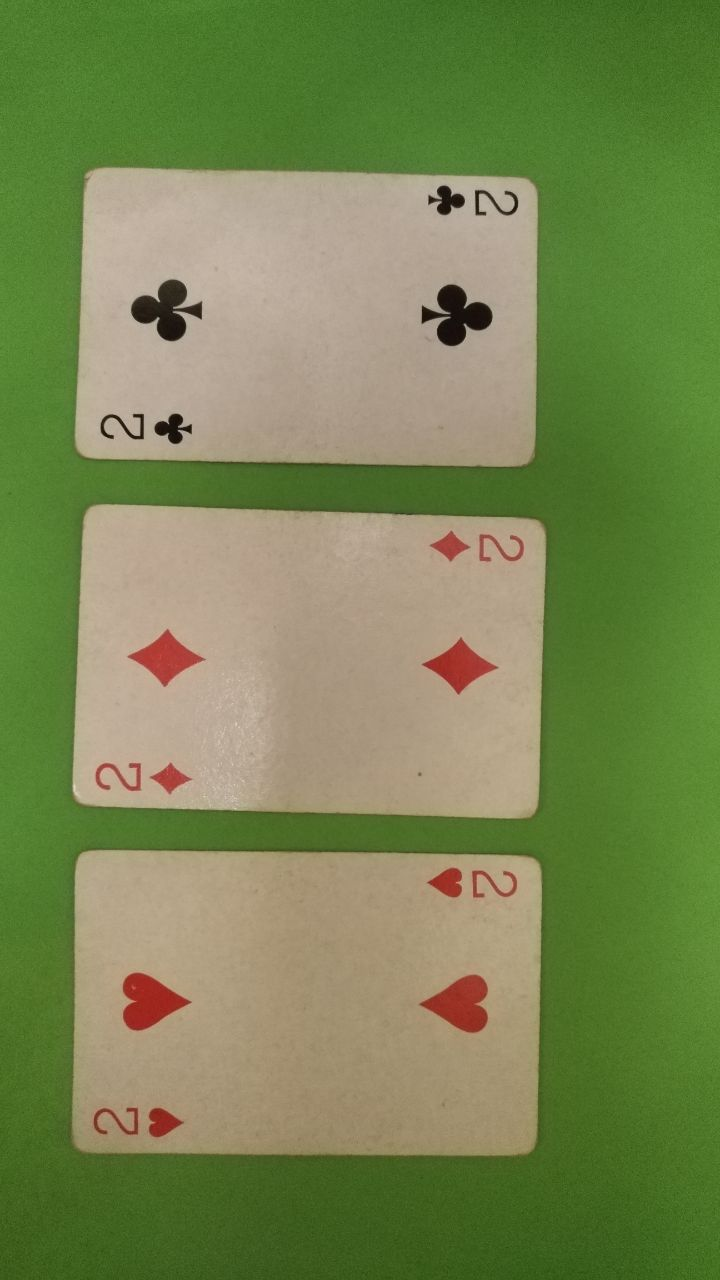
%> input picture img/img (10).jpg, 720 x 1280 px
$ octave detector_gray.m   (GNU Octave 9; MATLAB toolbox functions it lacks are replaced by stand-ins)
%> lines starting %> are read from the running program, lines starting %| are printed output that depends on the picture; in (x1, y1, x2, y2) boxes, pixels count from 0 and x2, y2 are one past the last pixel; in counts of white or black regions, pixels touching at a corner belong together; the program's own positions count from 1
%% PASOS
% [x] capturar la imagen
% [x] convertir a escala de grises
% [x] binarizar
% [x] detectar objetos para los numeros
% [ ] rotar para hallar los simbolos

close all, clear all, clc

% leer la imagen
img_name = 'img/img (10).jpg';
I = imread(img_name,'jpg');
%> I is the input picture: size 1280x720x3 uint8; mean R, G, B 120.2, 133.8, 81.5
I =rgb2gray(I);
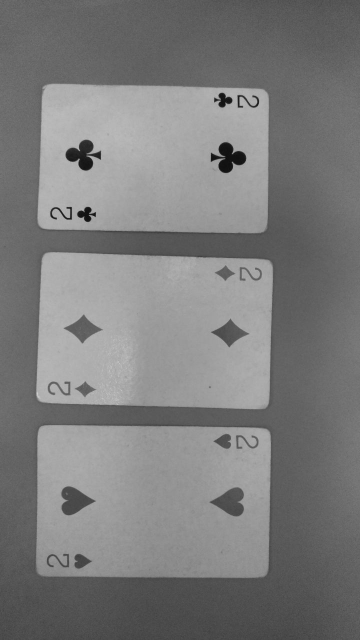
%> I: size 1280x720 uint8 (shown at 1/2 size); min 7, max 216, mean 123.8
% I=imresize(I, 0.5);
[M,N,P] = size(I);

% mostrar la imagen
% figure(1)
% imshow(uint8(I));
% impixelinfo;

% umbralizar la imagen
I_sinfondo = zeros(M,N);
mask_1 = find(I >= 130); % detectar verdes
%> mask_1 = 392221 values from 92939 to 698164
I_sinfondo(mask_1) = 255;
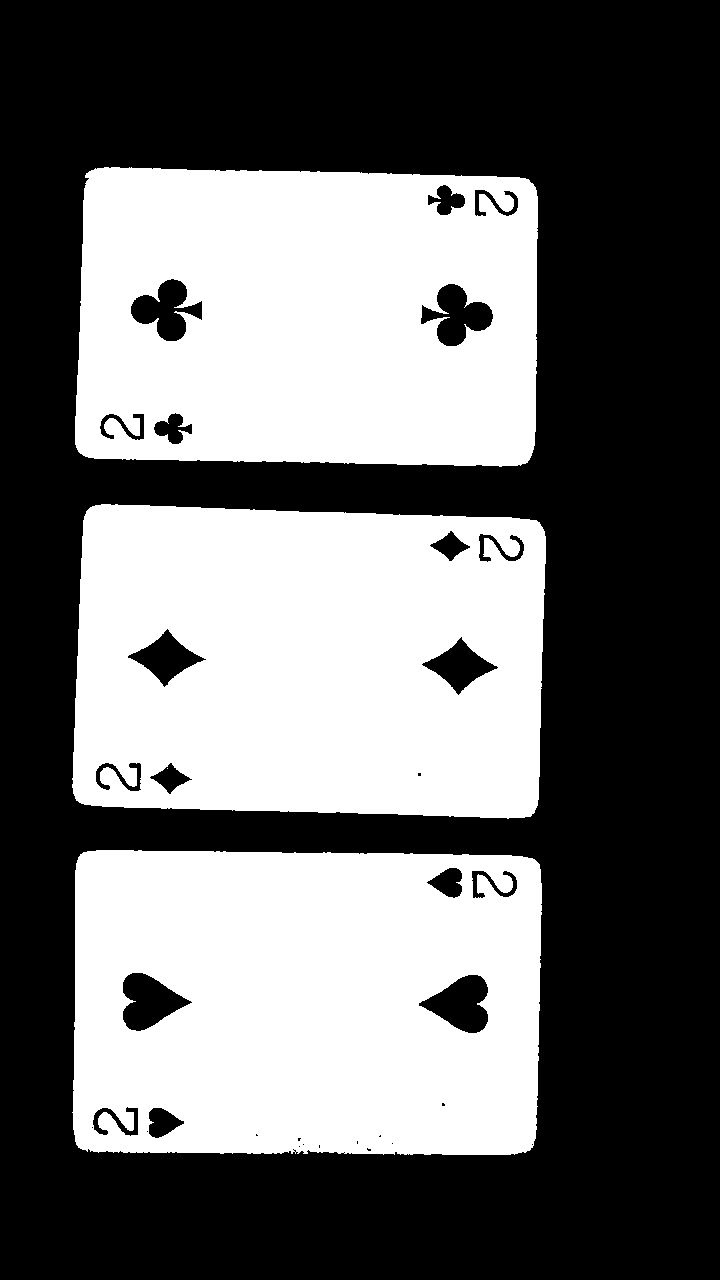
%> I_sinfondo: size 1280x720 double; 42.6% white; 4 white regions (1 under 20 px), largest, box (x1, y1, x2, y2) and area: (72, 504, 546, 819) 134020, (72, 850, 542, 1155) 132463, (75, 167, 538, 467) 125737
% I_sinfondo = ~I_sinfondo*255;
figure(2)
imshow(uint8(I_sinfondo));
impixelinfo;


% detectar objetos
len_card = M*N*0.10; % una carta ocupa aprox el 10% de la imagen
num_cards = 0;
[etiquetas, num_objetos] = bwlabel(I_sinfondo, 8);
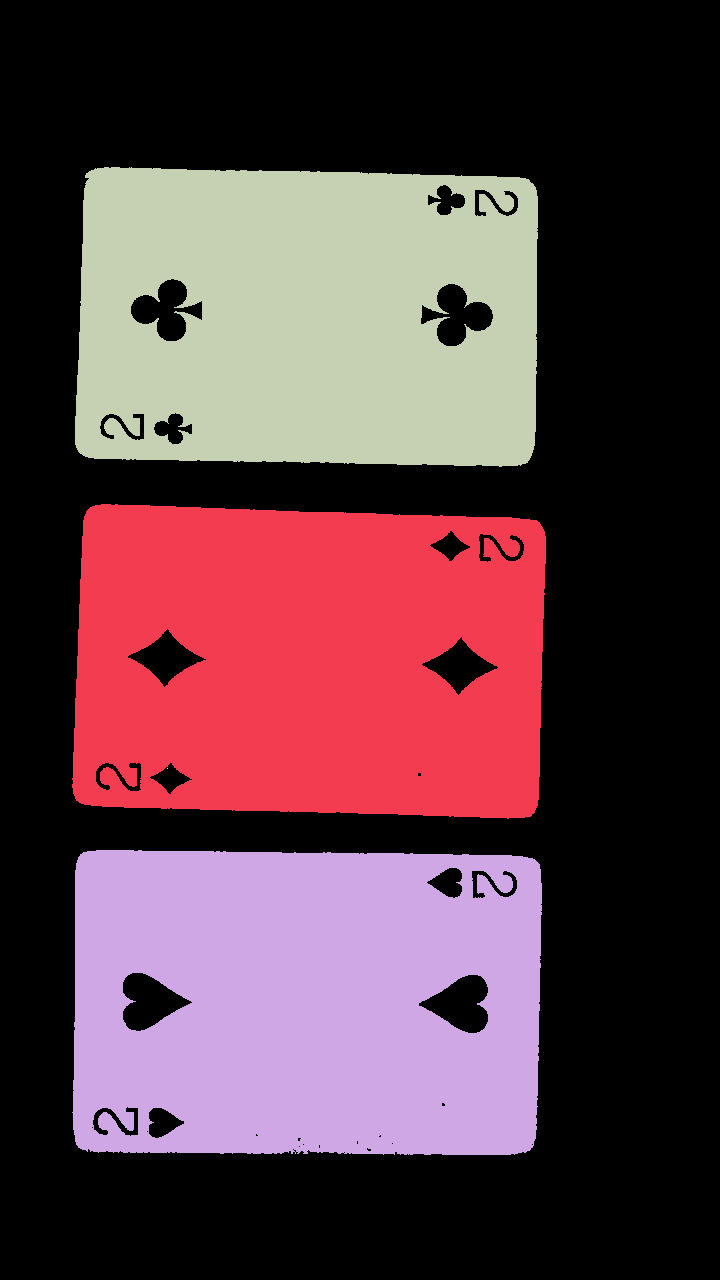
%> etiquetas: size 1280x720 double; 5 distinct labels, from 0 to 4; one colour per label, 0 black
%> num_objetos = 4
fig_index = 3;
for i = 1:num_objetos
    carta_actual = find(etiquetas == i);
    [r,c] = find(etiquetas == i);
    len_carta_actual = length(carta_actual);

    % si el objeto tiene el tamaño de una carta
    if(len_carta_actual >= len_card)
        disp(len_carta_actual);
        num_cards = num_cards + 1;

        carta_actual = I_sinfondo(min(r)-10:max(r)+10,min(c)-10:max(c)+10);
        carta_actual = ~carta_actual*255;
        [label_symbol num_symbol] = bwlabel(carta_actual, 8);

        figure(fig_index);
        imshow(uint8(carta_actual));
        impixelinfo;
        fig_index = fig_index+1;
        propied=regionprops(label_symbol,'BoundingBox');
        hold on
        for n=1:size(propied,1)
         rectangle('Position',propied(n).BoundingBox,'EdgeColor','b','LineWidth',2)
        end
        hold off

        % contar los symbolos
        numero_carta = 0;
        for j = 1:num_symbol
            symbol_actual = find(label_symbol == j);
            len_symbol = length(symbol_actual);

            if(len_symbol > 1000 && len_symbol < 5000)
                numero_carta = numero_carta + 1;
            end
        end

        disp("El número de la carta es:");
        disp(numero_carta);
    end
end
%> this loop made 4 passes
%> (len_carta_actual, num_symbol) on passes 1 to 3: (134020, 8), (132463, 20), (125737, 7)
%> (printed output is left out)
%> pass 1, `carta_actual = I_sinfondo(min(r)-10:max(r)+10,min(c)-10:max(c)+10);`:
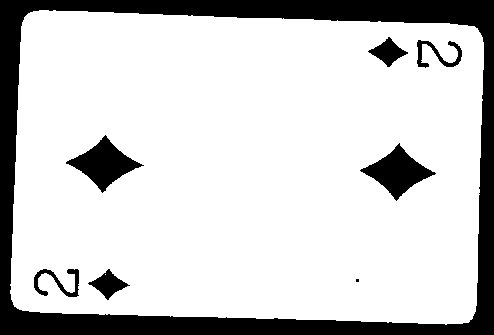
%> carta_actual: size 335x494 double; 81% white; 8 black regions (1 under 20 px), largest, box (x1, y1, x2, y2) and area: (0, 0, 494, 335) 25842, (66, 135, 144, 193) 1845, (360, 143, 436, 201) 1823
%> pass 1, `[label_symbol num_symbol] = bwlabel(carta_actual, 8);`:
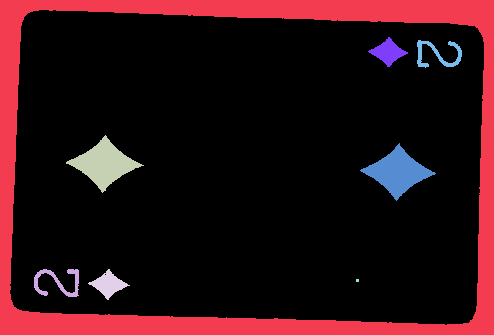
%> label_symbol: size 335x494 double; 9 distinct labels, from 0 to 8; one colour per label, 0 black
%> pass 1, `impixelinfo;`:
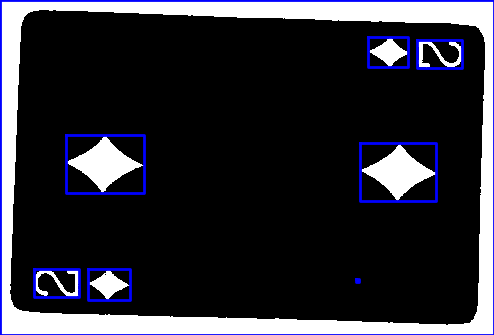
%> figure redrawn from the program's plot data
%> after the loop:
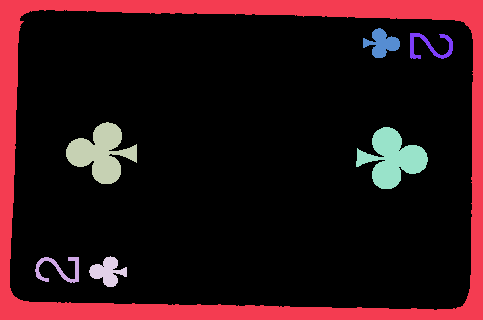
%> label_symbol: size 320x483 double; 8 distinct labels, from 0 to 7; one colour per label, 0 black
%> after the loop, len_symbol = 410; numero_carta = 2; propied = 7 regions; box (x1, y1, x2, y2): (0, 0, 483, 320), (35, 257, 79, 283), (66, 122, 137, 184), (89, 256, 127, 287), (356, 127, 428, 189), (363, 28, 400, 58), (410, 33, 453, 59); symbol_actual = 410 values from 131234 to 144691

$ run again, with img/img (2).jpg copied over img/img (10).jpg
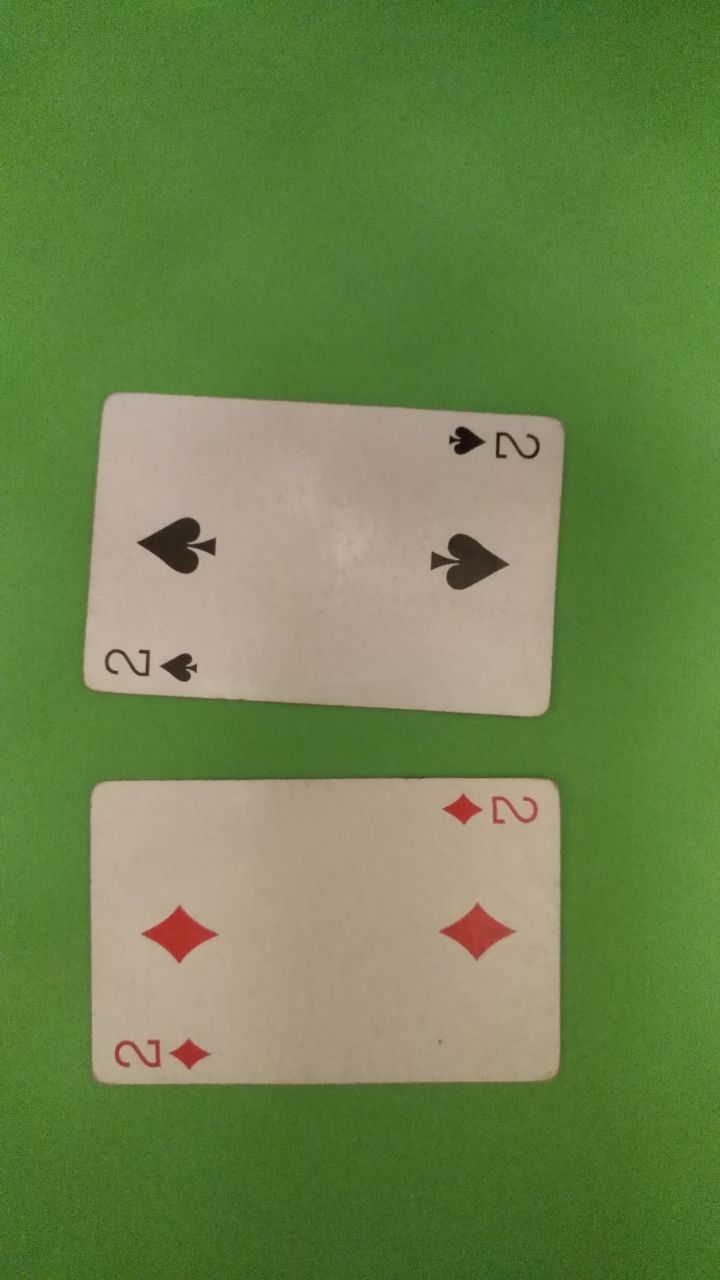
%> input picture img/img (2).jpg, 720 x 1280 px
%> I is the input picture: size 1280x720x3 uint8; mean R, G, B 108.1, 131.8, 76.1
%> I: size 1280x720 uint8
%> mask_1 = 268745 values from 169 to 921196
%> I_sinfondo: size 1280x720 double; 29.2% white; 50 white regions (48 under 20 px), largest, box (x1, y1, x2, y2) and area: (90, 778, 561, 1084) 136191, (83, 392, 564, 716) 132494
%> `[etiquetas, num_objetos] = bwlabel(I_sinfondo, 8);`:
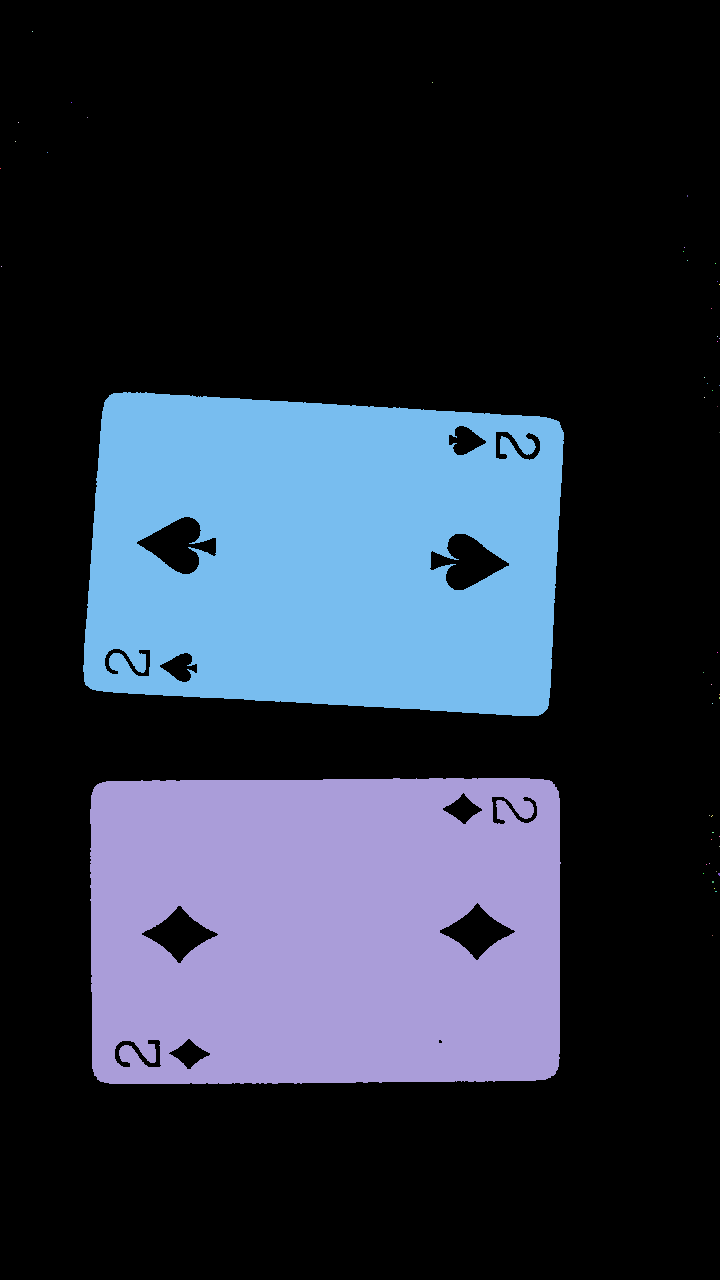
%> etiquetas: size 1280x720 double; 51 distinct labels, from 0 to 50; one colour per label, 0 black
%> num_objetos = 50
%> the loop `for i = 1:num_objetos` made 50 passes
%> (len_carta_actual, num_cards, num_symbol, fig_index) on passes 8, 10: (132494, 1, 7, 4), (136191, 2, 8, 5)
%> (printed output is left out)
%> after the loop `for i = 1:num_objetos`:
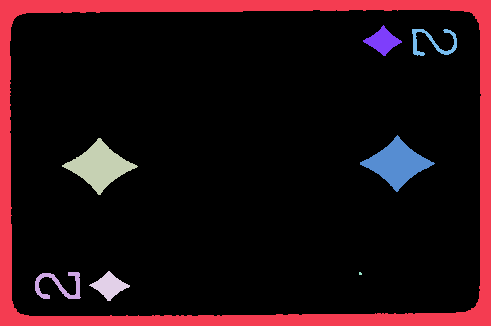
%> label_symbol: size 326x491 double; 9 distinct labels, from 0 to 8; one colour per label, 0 black
%> after the loop `for i = 1:num_objetos`: len_symbol = 389; numero_carta = 2; propied = 8 regions; box (x1, y1, x2, y2): (0, 0, 491, 326), (35, 272, 81, 299), (62, 138, 138, 195), (89, 271, 130, 301), (359, 272, 362, 275), (360, 135, 435, 192), (363, 25, 402, 56), (412, 29, 457, 56); symbol_actual = 389 values from 134342 to 148704
